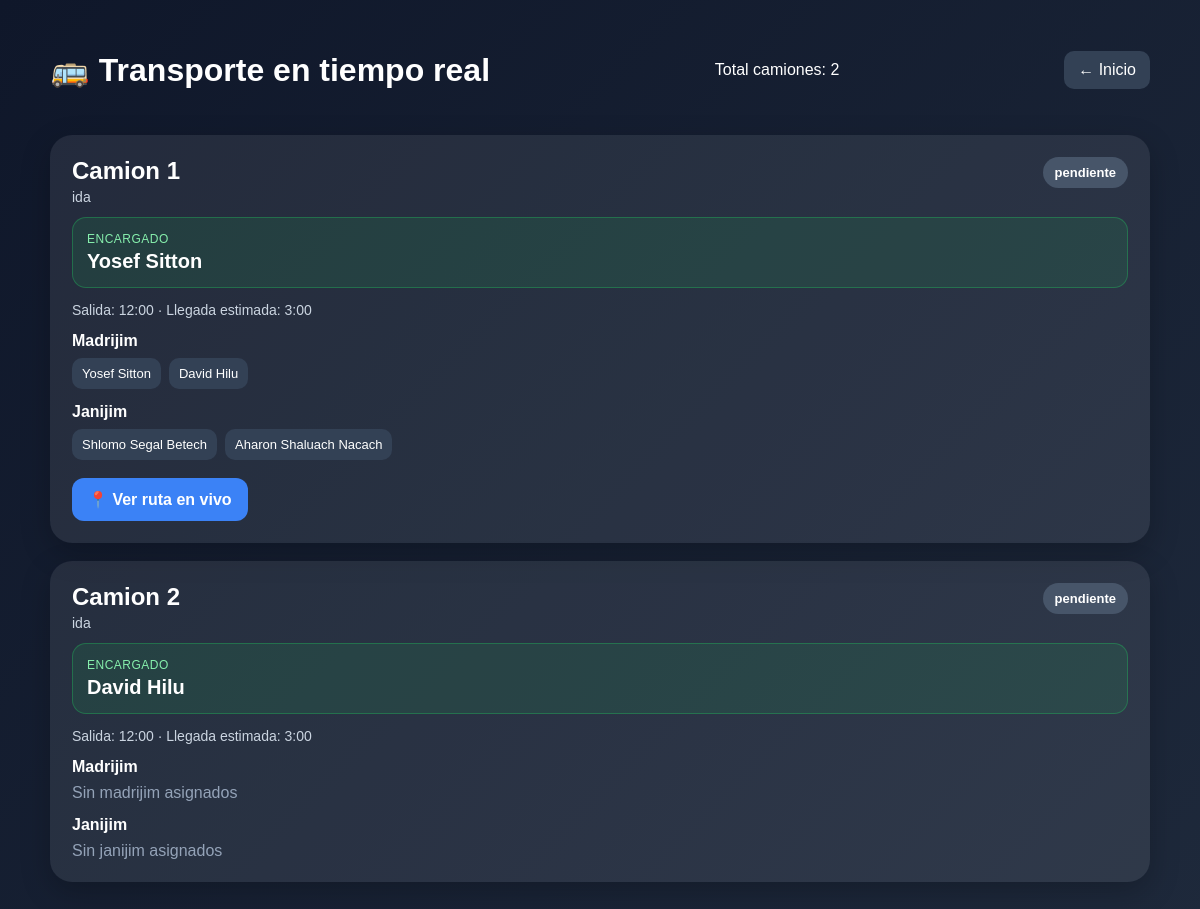
/transporte-publico/, run on the app's committed database.
### transporte/models.py (models this page shows, shortened)
class Camion(models.Model):
    TIPOS = [
        ('ida', 'Ida'),
        ('regreso', 'Regreso'),
    ]
    ESTADOS = [
        ('pendiente', 'Pendiente'),
        ('saliendo', 'Saliendo'),
        ('en_camino', 'En camino'),
        ('llegando', 'Llegando'),
        ('llego', 'Llegó'),
    ]
    nombre = models.CharField(max_length=100)
    tipo = models.CharField(max_length=20, choices=TIPOS)
    estado = models.CharField(max_length=20, choices=ESTADOS, default='pendiente')
    encargado = models.ForeignKey(
        UsuarioCamp,
        on_delete=models.SET_NULL,
        null=True,
        blank=True,
        limit_choices_to={'tipo': 'madrij'},
        related_name='camiones_encargado'
    )
    hora_salida = models.CharField(max_length=20, blank=True, null=True)
    hora_estimada = models.CharField(max_length=20, blank=True, null=True)
    link_ruta = models.TextField(blank=True, null=True)

class CamionMadrij(models.Model):
    camion = models.ForeignKey(Camion, on_delete=models.CASCADE)
    madrij = models.ForeignKey(
        UsuarioCamp,
        on_delete=models.CASCADE,
        limit_choices_to={'tipo': 'madrij'}
    )

class CamionJanij(models.Model):
    camion = models.ForeignKey(Camion, on_delete=models.CASCADE)
    janij = models.ForeignKey(Janij, on_delete=models.CASCADE)

### usuarios/models.py (models this page shows, shortened)
class UsuarioCamp(models.Model):
    TIPOS = [
        ('admin', 'Admin'),
        ('madrij', 'Madrij'),
        ('arbitro', 'Arbitro'),
        ('consulta', 'Consulta'),
    ]
    nombre = models.CharField(max_length=100)
    username = models.CharField(max_length=100, unique=True)
    password = models.CharField(max_length=100)
    tipo = models.CharField(max_length=20, choices=TIPOS)

### kbutzot/models.py (models this page shows, shortened)
class Janij(models.Model):
    nombre = models.CharField(max_length=100)
    kbutza = models.ForeignKey(Kbutza, on_delete=models.SET_NULL, null=True, blank=True)
    nombre_mama = models.CharField(max_length=100, blank=True, null=True)
    tel_mama = models.CharField(max_length=30, blank=True, null=True)
    nombre_papa = models.CharField(max_length=100, blank=True, null=True)
    tel_papa = models.CharField(max_length=30, blank=True, null=True)
    info_medica = models.TextField(blank=True, null=True)

### torneo/views.py (the view)
# urls.py: path('transporte-publico/', transporte_publico, name='transporte_publico'),
def transporte_publico(request):
    camiones = Camion.objects.all().order_by('tipo', 'nombre')
    data = []
    for c in camiones:
        madrijim = CamionMadrij.objects.filter(camion=c)
        janijim = CamionJanij.objects.filter(camion=c)
        mapa_embed = None
        if c.link_ruta:
            mapa_embed = c.link_ruta
        data.append({
            'camion': c,
            'madrijim': madrijim,
            'janijim': janijim,
            'mapa_embed': mapa_embed,
        })
    return render(request, 'transporte_publico.html', {'data': data})

### templates/transporte_publico.html (shortened to what this page needs)
<!DOCTYPE html>
<html lang="es">
<head>
</head>
<body>
<div class="container">
    <div class="header">
        <h1>🚌 Transporte en tiempo real</h1>
        <p>Total camiones: {{ data|length }}</p>
        <a class="back" href="/">← Inicio</a>
    </div>
    <div class="grid">
        {% for item in data %}
            <div class="card">
                <div class="top">
                    <div>
                        <div class="title">{{ item.camion.nombre }}</div>
                        <div class="type">{{ item.camion.tipo }}</div>
                    </div>
                    <div class="estado-badge estado-{{ item.camion.estado }}">
                        {{ item.camion.estado }}
                    </div>
                </div>
                <div class="encargado-box">
                    <div class="encargado-label">Encargado</div>
                    <div class="encargado-name">
                        {% if item.camion.encargado %}
                            {{ item.camion.encargado.nombre }}
                        {% else %}
                            Sin asignar
                        {% endif %}
                    </div>
                </div>
                <div class="times">
                    Salida: {{ item.camion.hora_salida|default:"-" }} ·
                    Llegada estimada: {{ item.camion.hora_estimada|default:"-" }}
                </div>
                <div class="section">
                    <h3>Madrijim</h3>
                    <div class="badges">
                        {% for m in item.madrijim %}
                            <span class="badge">{{ m.madrij.nombre }}</span>
                        {% empty %}
                            <span class="empty">Sin madrijim asignados</span>
                        {% endfor %}
                    </div>
                </div>
                <div class="section">
                    <h3>Janijim</h3>
                    <div class="badges">
                        {% for j in item.janijim %}
                            <span class="badge">{{ j.janij.nombre }}</span>
                        {% empty %}
                            <span class="empty">Sin janijim asignados</span>
                        {% endfor %}
                    </div>
                </div>
                {% if item.camion.link_ruta %}
                    <a class="btn-maps" href="{{ item.camion.link_ruta }}" target="_blank">
                       📍 Ver ruta en vivo
                    </a>
               {% endif %}
            </div>
        {% empty %}
            <div class="card">
                <div class="empty">No hay camiones disponibles.</div>
            </div>
        {% endfor %}
    </div>
</div>
</body>
</html>

### templates/transporte_publico.html (style rules this page uses)
body { margin: 0; font-family: Arial, sans-serif; background: linear-gradient(135deg, #0f172a, #1e293b); color: white; }
.container { max-width: 1100px; margin: auto; padding: 30px 20px 60px; }
.header { display: flex; justify-content: space-between; align-items: center; gap: 12px; flex-wrap: wrap; margin-bottom: 24px; }
.back { text-decoration: none; color: white; background: #334155; padding: 10px 14px; border-radius: 10px; }
.grid { display: grid; gap: 18px; }
.card { background: rgba(255,255,255,0.08); border-radius: 22px; padding: 22px; box-shadow: 0 10px 30px rgba(0,0,0,0.22); }
.top { display: flex; justify-content: space-between; align-items: flex-start; gap: 12px; flex-wrap: wrap; margin-bottom: 12px; }
.title { font-size: 24px; font-weight: bold; }
.type { color: #cbd5e1; font-size: 14px; margin-top: 4px; }
.estado-badge { padding: 8px 12px; border-radius: 999px; font-size: 13px; font-weight: bold; }
.estado-pendiente { background: #475569; }
.encargado-box { background: rgba(34,197,94,0.12); border: 1px solid rgba(34,197,94,0.35); border-radius: 14px; padding: 14px; margin-bottom: 14px; }
.encargado-label { color: #86efac; font-size: 12px; text-transform: uppercase; letter-spacing: .5px; margin-bottom: 4px; }
.encargado-name { font-size: 20px; font-weight: bold; }
.times { color: #cbd5e1; font-size: 14px; margin-bottom: 14px; }
.section { margin-top: 14px; }
.section h3 { margin: 0 0 8px 0; font-size: 16px; }
.badges { display: flex; flex-wrap: wrap; gap: 8px; }
.badge { display: inline-block; background: #334155; padding: 8px 10px; border-radius: 10px; font-size: 13px; }
.btn-maps { display: inline-block; margin-top: 18px; padding: 12px 16px; background: #3b82f6; color: white; border-radius: 12px; text-decoration: none; font-weight: bold; }
.empty { color: #94a3b8; }

### data on the page
Camion: camion.nombre "Camion 1", camion.tipo "ida", camion.estado "pendiente", camion.encargado.nombre "Yosef Sitton", camion.hora_salida "12:00", camion.hora_estimada "3:00"
CamionMadrij: madrij.nombre "Yosef Sitton"
CamionMadrij: madrij.nombre "David Hilu"
CamionJanij: janij.nombre "Shlomo Segal Betech"
CamionJanij: janij.nombre "Aharon Shaluach Nacach"
Camion: camion.nombre "Camion 2", camion.tipo "ida", camion.estado "pendiente", camion.encargado.nombre "David Hilu", camion.hora_salida "12:00", camion.hora_estimada "3:00"

### other printed values
{{ data|length }} "2"
